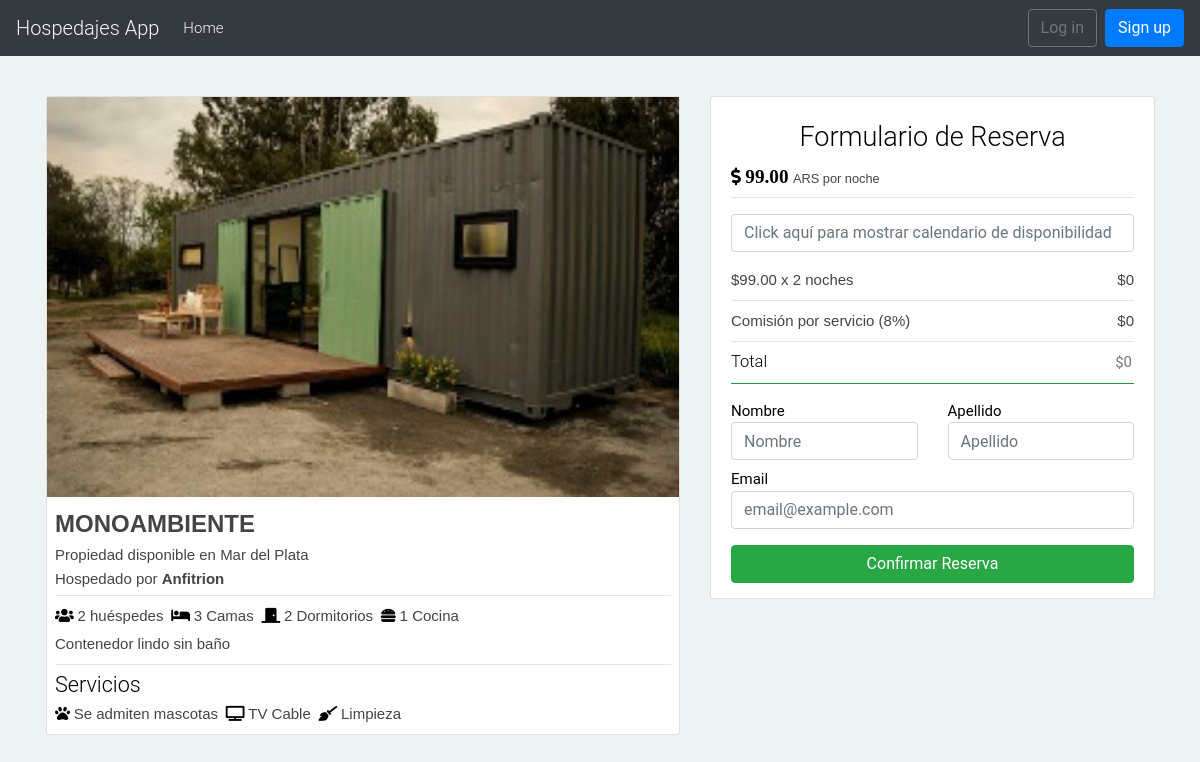
The app's page /hospedajes/property/9/ with its own data.
### hospedajes_app/models.py (models this page shows, shortened)
class Property(models.Model):
    pax = models.IntegerField()
    title = models.CharField(max_length=25)
    description = models.CharField(max_length=100, null=True)
    image = models.ImageField(null=True, blank=True)
    daily_import = models.FloatField()
    city = models.ForeignKey(City, on_delete=models.DO_NOTHING)
    features = models.ManyToManyField(Feature, blank=True)
    user = models.ForeignKey(Host, null=True, on_delete=models.SET_NULL)
    class Meta:
        verbose_name_plural = 'Properties'

class City(models.Model):
    name = models.CharField(max_length=25, unique=True)
    def __str__(self):
        return self.name
    class Meta:
        verbose_name_plural = 'Cities'

class ComfortXProperty(models.Model):
    comfort = models.ForeignKey(Comfort, on_delete=models.DO_NOTHING)
    property = models.ForeignKey(Property, on_delete=models.DO_NOTHING)
    quantity = models.IntegerField()
    class Meta:
        verbose_name_plural = 'ComfortsXProperty'

class Comfort(models.Model):
    name = models.CharField(max_length=25, unique=True)
    className = models.CharField(max_length=50, blank=True)
    def __str__(self):
        return self.name
    class Meta:
        verbose_name_plural = 'Comforts'

class Feature(models.Model):
    name = models.CharField(max_length=25, unique=True)
    className = models.CharField(max_length=50, blank=True)
    class Meta:
        verbose_name_plural = 'Features'

### hospedajes_app/views.py (the view, shortened to what this page needs)
# urls.py: path('property/<int:property_id>/', views.view_property, name='property'),
def view_property(request, property_id):
    error = ''
    dateList = ''
    property = Property.objects.get(id=property_id)
    rentalDates = RentalDate.objects.filter(property_id=property_id, booking_id=None)
    comforts = ComfortXProperty.objects.filter(property_id=property_id)
    features = Feature.objects.filter(property__pk=property_id)
    for d in rentalDates:
        dateList += str(d.date)
    return render(request, 'hospedajes_app/view_property.html', {'property': property, 'comforts': comforts, 'features': features, 'dateList': dateList, 'error': error})

### templates/hospedajes_app/view_property.html (shortened to what this page needs)
{% extends "hospedajes_app/base.html" %}
{% block content %}
<div class="row mt-3">
    <div class="col-lg-7">
        <div class="card" style="margin-left:1px">
            <img src="{{ property.image.url }}" class="img-fluid" style="height:50vh; width:100%;">
            <div class="card-body p-2">
                <p class="lead font-weight-bold text-uppercase" style="font-size: 1.50rem">{{ property.title }}</p>
                <p class="">Propiedad disponible en {{ property.city }}</p>
                <p> Hospedado por <b>{{ property.user.username }}</b></p>
                <hr class="mt-1 mb-2">
                <div class="d-inline">
                    <i class="fa fa-users mr-1" aria-hidden="true">
                        <p class="d-inline">{{ property.pax }} huéspedes </p>
                    </i>
                </div>
                <div class="d-inline">
                    {% for c in comforts %}
                    <i class="{{ c.comfort.className }} mr-1" aria-hidden="true">
                        <p class="d-inline"> {{ c.quantity }} {{ c.comfort }} </p>
                    </i>
                    {% endfor %}
                </div>
                <p class="property-description mt-1 mb-1">{{ property.description }}</p>
                <hr class="mb-1 mt-2">
                <h4 style="font-size: 1.35rem"> Servicios</h4>
                <div class="d-inline">
                    {% for f in features %}
                    <i class="{{ f.className }} mr-1" aria-hidden="true">
                        <p class="d-inline"> {{ f.name }}</p>
                    </i>
                    {% endfor %}
                </div>
            </div>
        </div>
    </div>
    <div class="col-lg-5">
        <div class="card">
            <div class="card-body pb-0">
                <h4 class="text-center">Formulario de Reserva</h4>
                <i class="fa fa-dollar-sign mb-2 mt-2" aria-hidden="true" style="font-size: 1.1rem">
                    <spam id='price' style="font-size: 1.2rem"> {{ property.daily_import|floatformat:2 }}</spam>
                    <p class="d-inline" style="font-size: 0.8rem"> ARS por noche </p>
                </i>
                <hr class="mt-0 mb-2">
                <form method="post" novalidate>
                    <input id="dates" name="dates" type='text' placeholder="Click aquí para mostrar calendario de disponibilidad" readonly required class="form-control bg-white text-sm" onfocus="addDates('{{ dateList }}')" onfocusin="calculateTotal()">
                    <div class="mt-3">
                        <p class="d-inline">${{ property.daily_import|floatformat:2 }} x 2 noches</p>
                        <p id='priceTotal' class="d-inline float-right">$0</p>
                    </div>
                    <hr class="mt-2 mb-2">
                    <div>
                        <p class="d-inline">Comisión por servicio (8%)</p>
                        <p id='comision' class="d-inline float-right">$0</p>
                    </div>
                    <hr class="mt-2 mb-2">
                    <label class="mb-2" for="total"><h5 class="d-inline">Total</h5></label>
                    <input type="text" id="total" name='total' placeholder="$0" readonly required class="d-inline float-right text-right" style="border:0; outline:none">
                    <hr class="mb-3 mt-0 bg-success">
                    <div class="row">
                        <div class="col-6">
                            <label for="name" class="mb-0">Nombre</label>
                            <input type="text" id="name" name="name" placeholder="Nombre" class="form-control" required>
                        </div>
                        <div class="col-6">
                            <label for="surname" class="mb-0">Apellido</label>
                            <input type="text" id="surname" name="surname" placeholder="Apellido" class="form-control" required>
                        </div>
                    </div>
                    <div class="row mt-2 mb-3">
                        <div class="col-12">
                            <label for="email" class="mb-0">Email</label>
                            <input type="text" id="email" name="email" placeholder="email@example.com" class="form-control" required>
                        </div>
                    </div>
                    <button type="submit" class="btn btn-success btn-block">Confirmar Reserva</button>
                </form>
            </div>
        </div>
    </div>
</div>
{% endblock %}

### static/css/style.css (style rules this page uses)
body { font-size: 15px; font-family: 'Roboto', sans-serif; background: #EDF3F3; color: #000; }
h1, h2, h3, h4, h5, h6, p, a, ul, span, li, img { margin: 0; padding: 0; font-weight: 300; }
h1,h2,h3,h4,h5,h6 { line-height: 1.5; }
p { line-height: 1.6; font-family: 'Maven Pro', sans-serif; font-weight: 400; color: #444; }
h4 { font-size: 1.8em; }
h5 { font-size: 1.1em; }
a, button { text-decoration: none; color: inherit; transition: all .3s; }

### records on screen
Property: image (picture), title "MONOAMBIENTE", city "Mar del Plata", user.username "Anfitrion", pax "2", description "Contenedor lindo sin baño", daily_import "99.00"
ComfortXProperty: quantity "3", comfort "Camas"
ComfortXProperty: quantity "2", comfort "Dormitorios"
ComfortXProperty: quantity "1", comfort "Cocina"
Feature: name "Se admiten mascotas"
Feature: name "TV Cable"
Feature: name "Limpieza"
